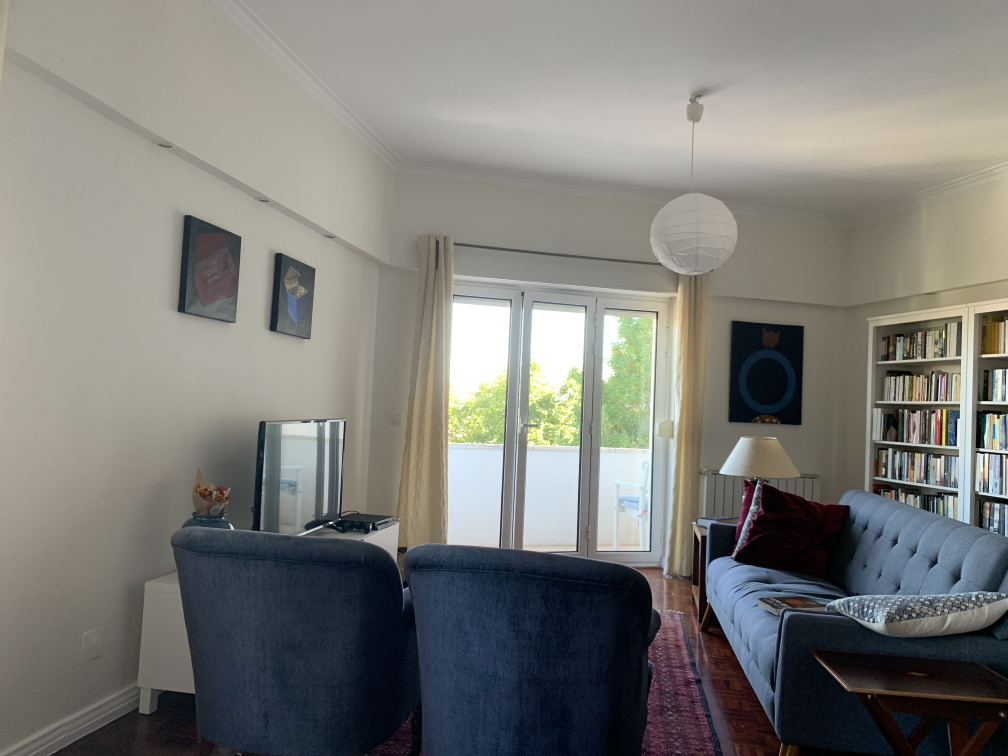
#> input picture panorama/casa2/1.jpg, 4032 x 3024 px (shown at 1/4 size)
$ python -i matches.py   (imports and definitions only)
#> lines starting #> are read from the running program, lines starting #| are printed output that depends on the picture
import cv2 as cv
import os
import numpy as np
import itertools


#READ THIS
#https://docs.opencv.org/3.0-beta/doc/py_tutorials/py_feature2d/py_feature_homography/py_feature_homography.html
def read_images():
    images_path = os.getcwd + "/casa2/"

    images = []

    scale_percent = 20

    for i in range(1,8):
        print(i)
        img = cv.imread(images_path+ str(i) + ".jpg")
        width = int(img.shape[1] * scale_percent / 100)
        height = int(img.shape[0] * scale_percent / 100)
        dim = (width, height)
        images.append(cv.resize(img, dim))

    return images


def stitch_images(images):

    images_stitches = []
    panoramas = []

    for i, image in enumerate(images):
        print(i)
        if i == len(images)-1:
            continue

        next_image = images[i+1]

        out_image, panorama = compute_stitches(image, next_image)
        if out_image is not None:
            images_stitches.append(out_image)
            panoramas.append(panorama)

    return images_stitches, panoramas

def compute_stitches(image, next_image):
     gray = cv.cvtColor(image,cv.COLOR_BGR2GRAY)
     gray2 = cv.cvtColor(next_image, cv.COLOR_BGR2GRAY)

     sift = cv.SIFT_create()

     kp1, des1 = sift.detectAndCompute(gray, None)
     kp2, des2 = sift.detectAndCompute(gray2, None)

     #flann matches
     FLANN_INDEX_KDTREE=0
     index_params = dict(algorithm = FLANN_INDEX_KDTREE, trees=5)
     search_params = dict(checks = 50)
     flann = cv.FlannBasedMatcher(index_params, search_params)

     matches = flann.knnMatch(des1, des2, k=2)

     #get rid of bad matches
     good_matches = []
     good_points = []

     for m,n in matches:
         if m.distance < 0.3*n.distance:
             good_matches.append(m)
             good_points.append((m.trainIdx, m.queryIdx))

     if len(good_matches) > 10:

         img1_kp = np.float32(
            [kp1[i].pt for (_, i) in good_points])
         img2_kp = np.float32(
            [kp2[i].pt for (i, _) in good_points])

         M, mask = cv.findHomography(img2_kp, img1_kp, cv.RANSAC,5.0)
         matchesMask = mask.ravel().tolist()

         h = image.shape[0]
         w = image.shape[1]
         pts = np.float32([ [0,0],[0,h-1],[w-1,h-1],[w-1,0] ]).reshape(-1,1,2)
         dst = cv.perspectiveTransform(pts,M)

         img2 = cv.polylines(gray2,[np.int32(dst)],True,255,3, cv.LINE_AA)


         draw_params = dict(matchColor = (0,255,0), # draw matches in green color
                            singlePointColor = None,
                            matchesMask = matchesMask, # draw only inliers
                            flags = 2)

         image_matches = cv.drawMatches(image,kp1,next_image,kp2,good_matches,None,**draw_params)


         panorama = compute_warp(image, next_image, M)


         return image_matches, panorama
     return None, None

def compute_warp(img1, img2, H):

    out_width = img1.shape[1]+img2.shape[1]
    out_height = img1.shape[0]

    output_image = np.zeros((out_height, out_width,3))

    output_image = cv.warpPerspective(img2, H, (out_width, out_height))

    output_image[0:img1.shape[0], 0:img1.shape[1], :] =img1

    return output_image

# [14 lines not run here, left out]

>>> import cv2
>>> picture = cv2.imread('casa2/1.jpg', cv2.IMREAD_GRAYSCALE)
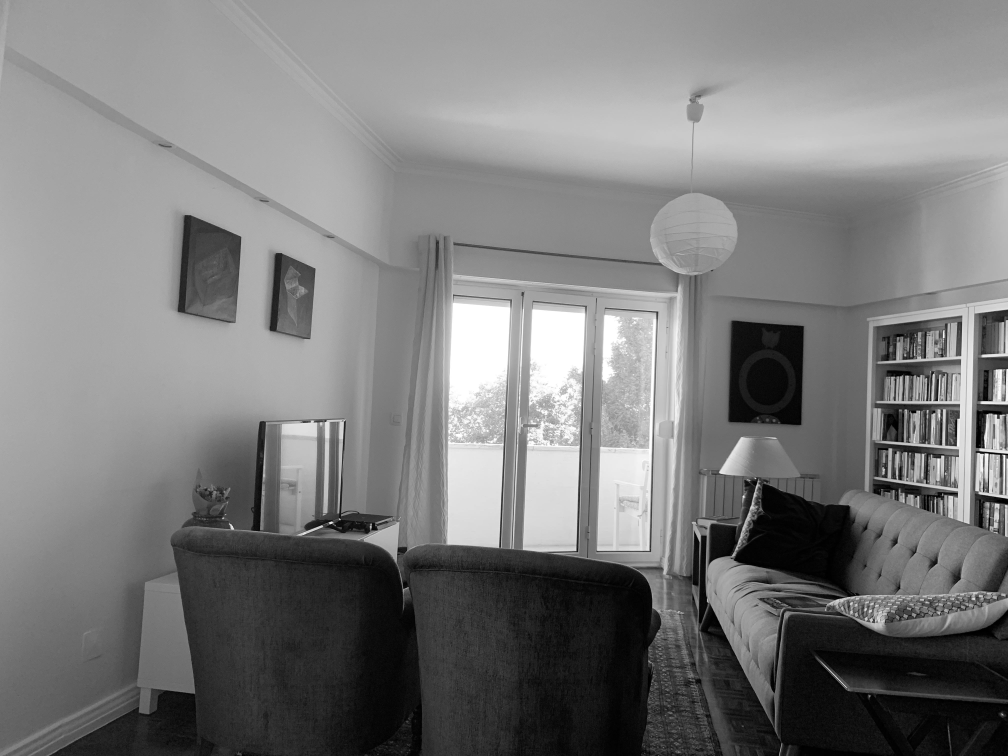
#> picture: shape (3024, 4032) (shown at 1/4 size); min 0, max 255, mean 123.5
#> the loop in stitch_images, `for i, image in enumerate(images):` made 1 pass
#| 0
#> after the loop in stitch_images, `for i, image in enumerate(images):`: images_stitches = []
#> (the run stopped early here; a loop or call above may not have finished)

$ run again, on panorama/casa2/5.jpg
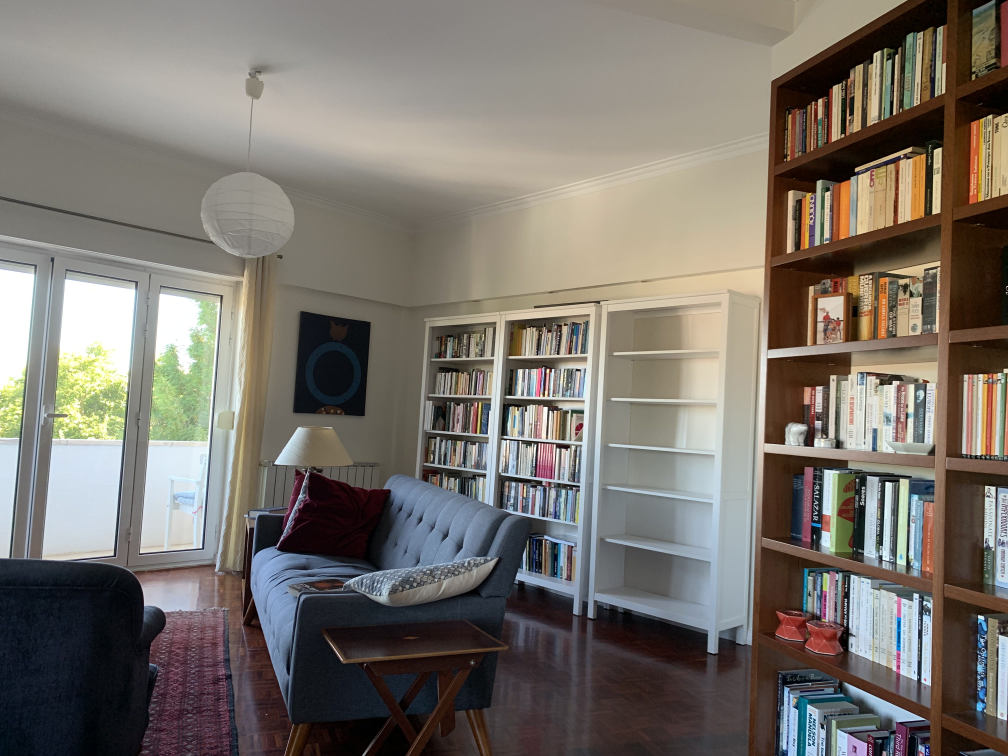
#> input picture panorama/casa2/5.jpg, 4032 x 3024 px (shown at 1/4 size)
#> `picture = cv2.imread('casa2/1.jpg', cv2.IMREAD_GRAYSCALE)`:
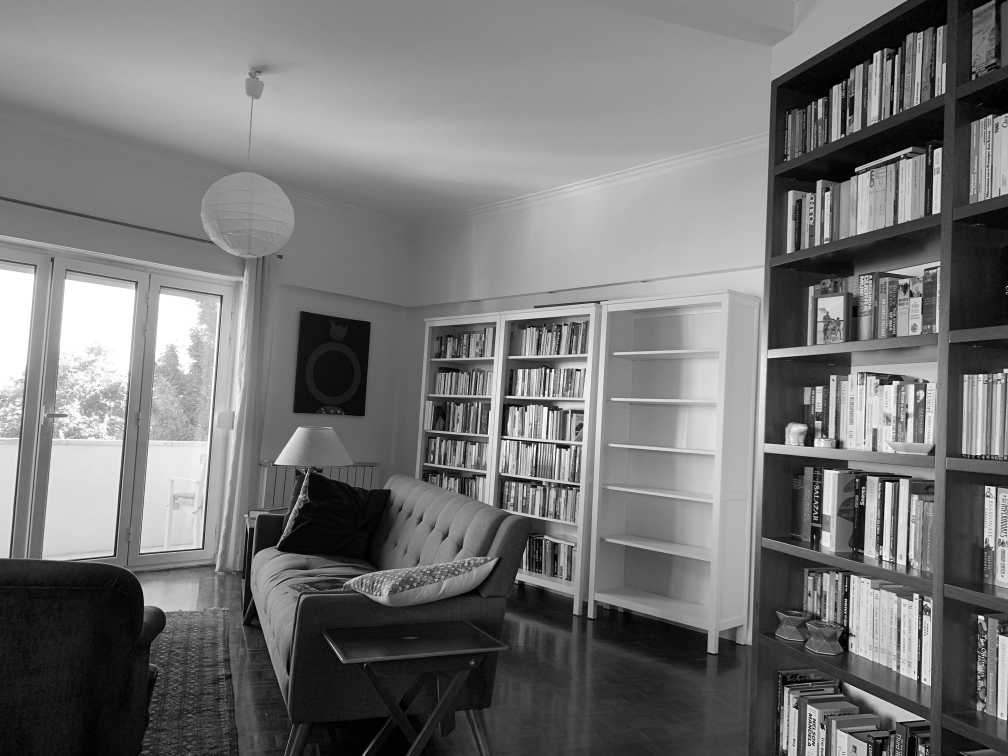
#> picture: shape (3024, 4032) (shown at 1/4 size); min 0, max 255, mean 116.5
#> the loop in stitch_images, `for i, image in enumerate(images):` made 1 pass
#| 0
#> after the loop in stitch_images, `for i, image in enumerate(images):`: images_stitches = []

$ run again, on panorama/casa2/6.jpg
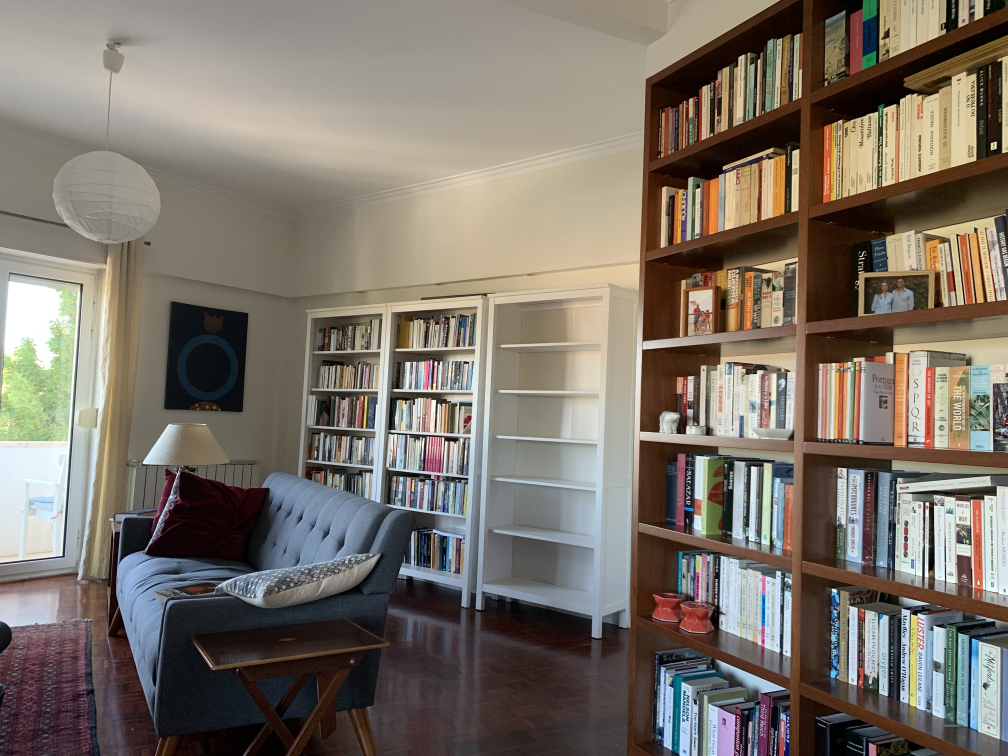
#> input picture panorama/casa2/6.jpg, 4032 x 3024 px (shown at 1/4 size)
#> `picture = cv2.imread('casa2/1.jpg', cv2.IMREAD_GRAYSCALE)`:
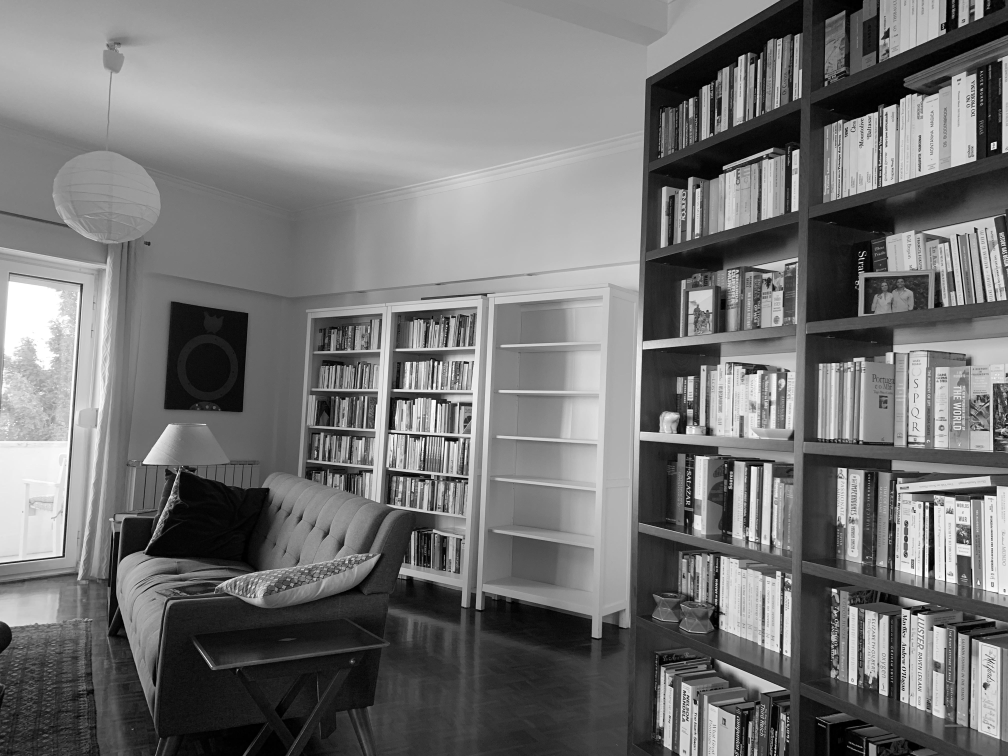
#> picture: shape (3024, 4032) (shown at 1/4 size); min 0, max 255, mean 116.8
#> the loop in stitch_images, `for i, image in enumerate(images):` made 1 pass
#| 0
#> after the loop in stitch_images, `for i, image in enumerate(images):`: images_stitches = []

$ run again, on panorama/casa2/7.jpg
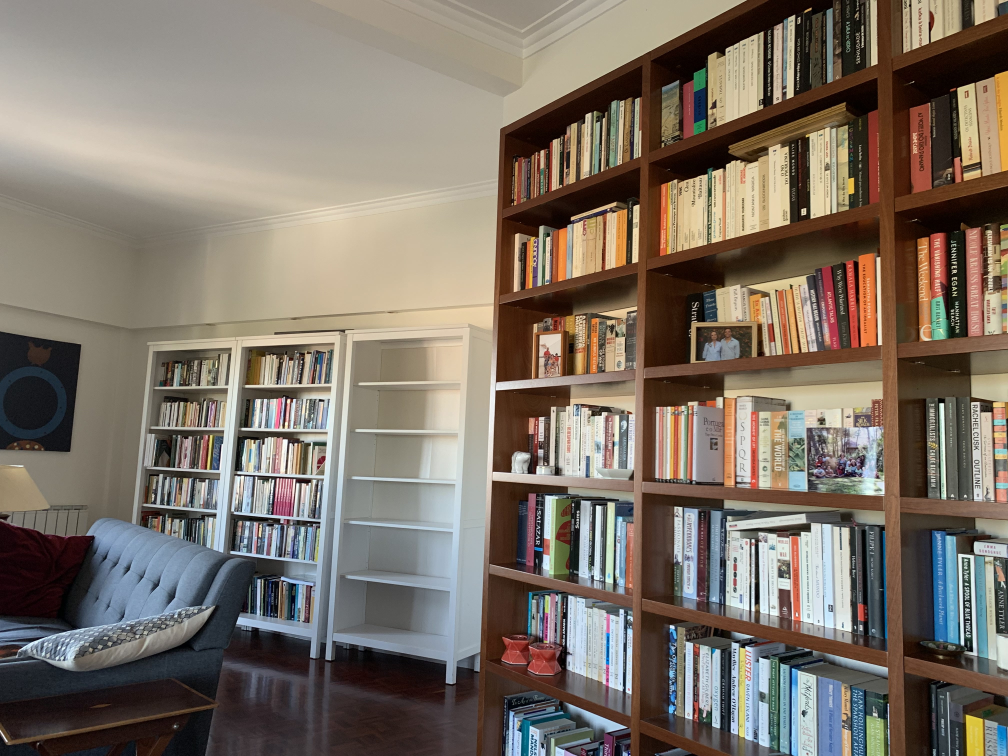
#> input picture panorama/casa2/7.jpg, 4032 x 3024 px (shown at 1/4 size)
#> `picture = cv2.imread('casa2/1.jpg', cv2.IMREAD_GRAYSCALE)`:
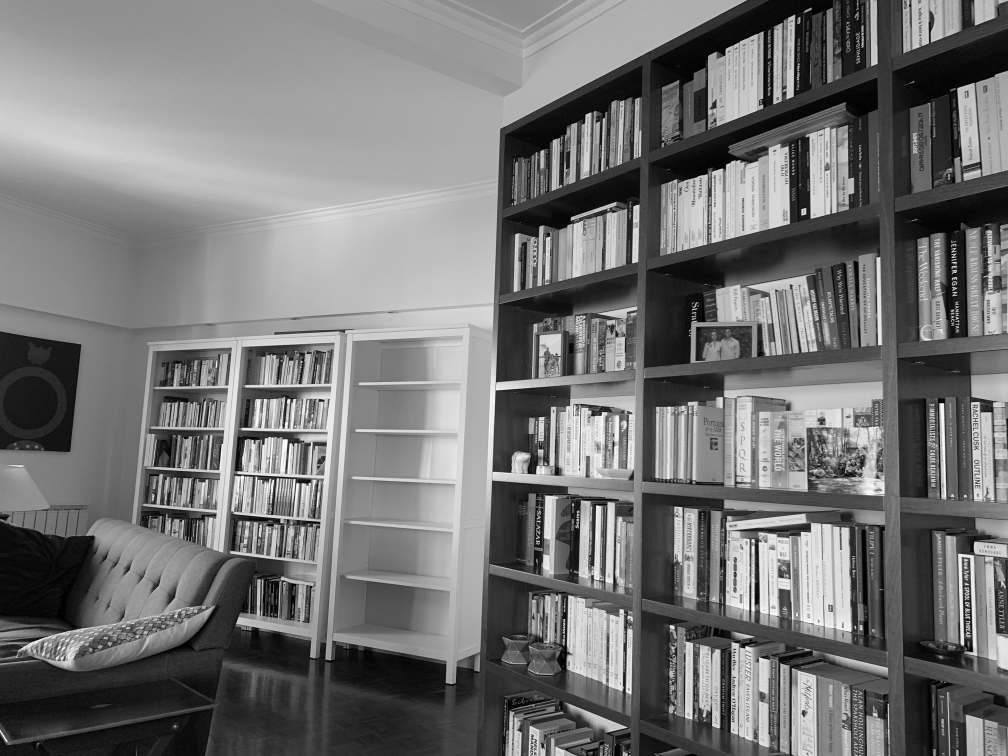
#> picture: shape (3024, 4032) (shown at 1/4 size); min 0, max 255, mean 116.3
#> the loop in stitch_images, `for i, image in enumerate(images):` made 1 pass
#| 0
#> after the loop in stitch_images, `for i, image in enumerate(images):`: images_stitches = []
